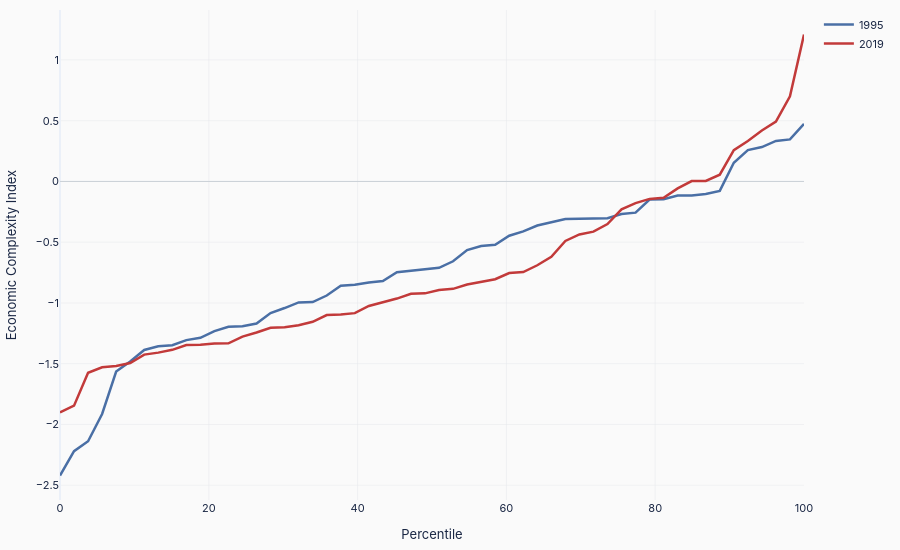

The cell this chart's notebook holds for it:
### Markdown cell above
### 1a. ECI Distribution Change: 1995 vs 2019

### Code cell
yr_95 = df[df['Year'] == 1995]['Economic Complexity Index'].dropna().sort_values().values
yr_19 = df[df['Year'] == 2019]['Economic Complexity Index'].dropna().sort_values().values

fig = go.Figure()
for vals, yr, col in [(yr_95, 1995, PALETTE['blue']), (yr_19, 2019, PALETTE['red'])]:
    pcts = np.linspace(0, 100, len(vals))
    fig.add_trace(go.Scatter(
        x=pcts, y=vals,
        mode='lines', name=str(yr),
        line=dict(color=col, width=2.5),
    ))

fig.update_layout(**base_layout(
    height=STYLE['chart_height'],
    xaxis=dict(
        title=dict(text='Percentile', font=dict(size=STYLE['axis_title_size'])),
        gridcolor=STYLE['grid_color'], gridwidth=STYLE['grid_width'],
    ),
    yaxis=dict(
        title=dict(text='Economic Complexity Index', font=dict(size=STYLE['axis_title_size'])),
        gridcolor=STYLE['grid_color'], gridwidth=STYLE['grid_width'],
        zeroline=True, zerolinecolor=STYLE['zero_line_color'], zerolinewidth=1,
    ),
    legend=dict(font=dict(size=STYLE['legend_size'])),
))

save_chart(fig, os.path.join(OUT, 'eci_distribution_comparison'))

### Figure 1 — Plotly figure (JSON) as saved in the notebook; plotly's stock layout.template omitted (floating-point values rounded to 4 significant figures)
{"data": [{"line": {"color": "#4a6fa5", "width": 2.5}, "mode": "lines", "name": "1995", "type": "scatter", "x": [0.0, 1.887, 3.774, 5.66, 7.547, 9.434, 11.32, 13.21, 15.09, 16.98, 18.87, 20.75, 22.64, 24.53, 26.42, 28.3, 30.19, 32.08, 33.96, 35.85, 37.74, 39.62, 41.51, 43.4, 45.28, 47.17, 49.06, 50.94, 52.83, 54.72, 56.6, 58.49, 60.38, 62.26, 64.15, 66.04, 67.92, 69.81, 71.7, 73.58, 75.47, 77.36, 79.25, 81.13, 83.02, 84.91, 86.79, 88.68, 90.57, 92.45, 94.34, 96.23, 98.11, 100.0], "y": [-2.42, -2.22, -2.138, -1.914, -1.565, -1.482, -1.387, -1.357, -1.348, -1.306, -1.287, -1.232, -1.196, -1.192, -1.169, -1.083, -1.042, -0.996, -0.993, -0.939, -0.859, -0.851, -0.831, -0.82, -0.747, -0.737, -0.723, -0.711, -0.657, -0.565, -0.532, -0.522, -0.447, -0.411, -0.363, -0.335, -0.309, -0.307, -0.307, -0.303, -0.268, -0.257, -0.149, -0.147, -0.116, -0.115, -0.104, -0.078, 0.154, 0.258, 0.283, 0.333, 0.346, 0.473]}, {"line": {"color": "#c23a3a", "width": 2.5}, "mode": "lines", "name": "2019", "type": "scatter", "x": [0.0, 1.887, 3.774, 5.66, 7.547, 9.434, 11.32, 13.21, 15.09, 16.98, 18.87, 20.75, 22.64, 24.53, 26.42, 28.3, 30.19, 32.08, 33.96, 35.85, 37.74, 39.62, 41.51, 43.4, 45.28, 47.17, 49.06, 50.94, 52.83, 54.72, 56.6, 58.49, 60.38, 62.26, 64.15, 66.04, 67.92, 69.81, 71.7, 73.58, 75.47, 77.36, 79.25, 81.13, 83.02, 84.91, 86.79, 88.68, 90.57, 92.45, 94.34, 96.23, 98.11, 100.0], "y": [-1.901, -1.845, -1.575, -1.529, -1.518, -1.494, -1.425, -1.409, -1.386, -1.346, -1.344, -1.334, -1.332, -1.277, -1.243, -1.204, -1.2, -1.184, -1.155, -1.1, -1.095, -1.084, -1.025, -0.994, -0.964, -0.924, -0.921, -0.893, -0.884, -0.849, -0.827, -0.805, -0.754, -0.746, -0.69, -0.62, -0.49, -0.436, -0.413, -0.351, -0.23, -0.179, -0.144, -0.135, -0.057, 0.003, 0.004, 0.055, 0.257, 0.333, 0.419, 0.492, 0.7, 1.209]}], "layout": {"font": {"color": "#1a2744", "family": "IBM Plex Sans, -apple-system, BlinkMacSystemFont, sans-serif", "size": 11}, "height": 550, "legend": {"font": {"size": 11}}, "margin": {"b": 50, "l": 60, "r": 40, "t": 10}, "paper_bgcolor": "#fafafa", "plot_bgcolor": "#fafafa", "xaxis": {"gridcolor": "#e5e7eb", "gridwidth": 0.5, "title": {"font": {"size": 13}, "text": "Percentile"}}, "yaxis": {"gridcolor": "#e5e7eb", "gridwidth": 0.5, "title": {"font": {"size": 13}, "text": "Economic Complexity Index"}, "zeroline": true, "zerolinecolor": "#c9cfd6", "zerolinewidth": 1}}}
